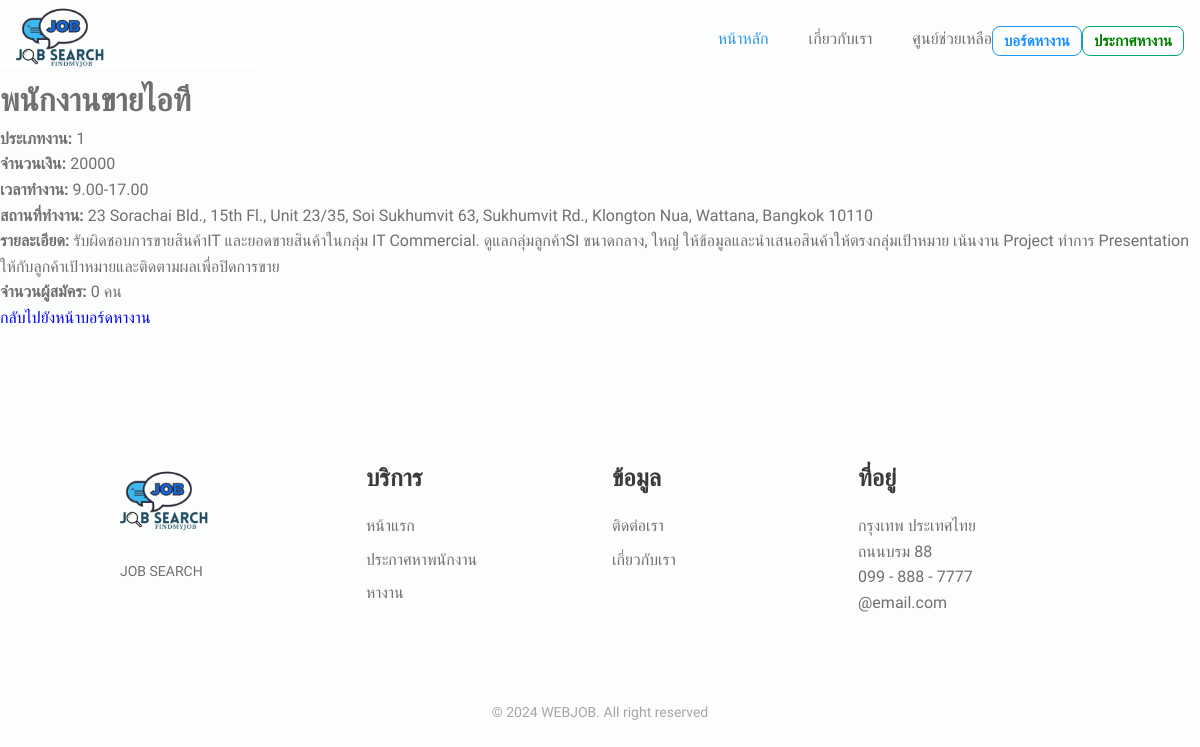
/job_applications.php?job_id=1, run on the app's committed database.
### tables this page shows
CREATE TABLE `job_ad` (
  `job_ad_id` int(11) NOT NULL,
  `company_name` varchar(255) NOT NULL,
  `job_name` varchar(255) NOT NULL,
  `qualification` int(11) NOT NULL,
  `course` int(11) NOT NULL,
  `sex` int(11) NOT NULL,
  `age_min` int(11) NOT NULL,
  `age_max` int(11) NOT NULL,
  `experience_min` int(11) NOT NULL,
  `job_type` int(11) NOT NULL,
  `job_workers` int(11) NOT NULL,
  `got_workers` int(11) NOT NULL,
  `verify_company` text NOT NULL,
  `job_salary` int(11) NOT NULL,
  `job_time` text NOT NULL,
  `job_welfare` text NOT NULL,
  `job_detail` text NOT NULL,
  `job_location` text NOT NULL,
  `job_province` text NOT NULL,
  `job_district` text NOT NULL,
  `job_logo` text NOT NULL,
  `job_create_at` text NOT NULL,
  `job_expire_at` text NOT NULL,
  `job_category` text NOT NULL,
  `job_status` text NOT NULL,
  `job_mail` varchar(255) NOT NULL,
  `account_id` int(11) NOT NULL
);

### job_applications.php (the view, shortened to what this page needs)
<?php
require('connectdb.php');
if (isset($_GET['job_id'])) {
    $job_id = $_GET['job_id'];
    try {
        $conn = new PDO("mysql:host=$servername;dbname=$dbname;charset=utf8", $username, $password);
        $conn->setAttribute(PDO::ATTR_ERRMODE, PDO::ERRMODE_EXCEPTION);
        $stmt = $conn->prepare("SELECT * FROM job_ad WHERE job_ad_id = :job_id");
        $stmt->bindParam(':job_id', $job_id, PDO::PARAM_INT);
        $stmt->execute();
        $job = $stmt->fetch(PDO::FETCH_ASSOC);
        $stmtCount = $conn->prepare("SELECT COUNT(*) AS application_count FROM job_applications WHERE job_id = :job_id");
        $stmtCount->bindParam(':job_id', $job_id, PDO::PARAM_INT);
        $stmtCount->execute();
        $applicationCount = $stmtCount->fetch(PDO::FETCH_ASSOC)['application_count'];
    } catch (PDOException $e) {
        echo "Error: " . $e->getMessage();
    }
} else {
    echo "ไม่มีการระบุงานที่ต้องการดูรายละเอียด";
    exit;
}
?>
<!DOCTYPE html>
<html lang="en">
<head>
    <link rel="stylesheet" href="assets/css/styles (1).css">
</head>
<body>
    <header class="l-header" id="header">
        <nav class="nav bd-container">
            <img href="#" class="logo" src="assets/account_images/2.png">
            <div class="nav__menu" id="nav-menu">
                <ul class="nav__list">
                    <li class="nav__item"><a href="HOME.php" class="nav__link active-link">หน้าหลัก</a></li>
                    <li class="nav__item"><a href="about.html" class="nav__link">เกี่ยวกับเรา</a></li>
                    <li class="nav__item"><a href="Contact_us.html" class="nav__link">ศูนย์ช่วยเหลือ</a></li>
                    <a href="job_search.php"><button type="button" class="btn info"><b>บอร์ดหางาน</b></button></a>
                    <a href="Logbef_postjob.php"><button type="button" class="btn success"><b>ประกาศหางาน</b></button></a>
                </ul>
            </div>
        </nav>
    </header>
    <div class="job-detail-container">
        <div class="job-detail">
            <div class="job-info">
                <h1 class="job-title"><?php echo htmlspecialchars($job['job_name']); ?></h1>
                <p><strong>ประเภทงาน:</strong> <?php echo htmlspecialchars($job['job_type']); ?></p>
                <p><strong>จำนวนเงิน:</strong> <?php echo isset($job['job_salary']) ? htmlspecialchars($job['job_salary']) : 'ไม่ระบุ'; ?></p>
                <p><strong>เวลาทำงาน:</strong> <?php echo isset($job['job_time']) ? htmlspecialchars($job['job_time']) : 'ไม่ระบุ'; ?></p>
                <p><strong>สถานที่ทำงาน:</strong> <?php echo isset($job['job_location']) ? htmlspecialchars($job['job_location']) : 'ไม่ระบุ'; ?></p>
                <p><strong>รายละเอียด:</strong> <?php echo htmlspecialchars($job['job_detail']); ?></p>
                <p><strong>จำนวนผู้สมัคร:</strong> <?php echo $applicationCount; ?> คน</p>
            </div>
        </div>
        <a href="job_search.php" class="back-link">กลับไปยังหน้าบอร์ดหางาน</a>
    </div>
    <footer class="footer section bd-container">
        <div class="footer__container bd-grid">
            <div class="footer__content">
                <img href="#" class="logo" src="assets/account_images/2.png">
                <span class="footer__description">JOB SEARCH</span>
                <div>
                </div>
            </div>
            <div class="footer__content">
                <h3 class="footer__title">บริการ</h3>
                <ul>
                    <li><a href="HOME.php" class="footer__link">หน้าแรก</a></li>
                    <li><a href="Logbef_postjob.php" class="footer__link">ประกาศหาพนักงาน</a></li>
                    <li><a href="job_search.php" class="footer__link">หางาน</a></li>
                </ul>
            </div>
            <div class="footer__content">
                <h3 class="footer__title">ข้อมูล</h3>
                <ul>
                    <li><a href="Contact_us.html" class="footer__link">ติดต่อเรา</a></li>
                    <li><a href="about.html" class="footer__link">เกี่ยวกับเรา</a></li>
                </ul>
            </div>
            <div class="footer__content">
                <h3 class="footer__title">ที่อยู่</h3>
                <ul>
                    <li>กรุงเทพ ประเทศไทย</li>
                    <li>ถนนบรม 88</li>
                    <li>099 - 888 - 7777</li>
                    <li>@email.com</li>
                </ul>
            </div>
        </div>
        <p class="footer__copy">&#169; 2024 WEBJOB. All right reserved</p>
    </footer>
</body>
</html>

### assets/css/styles (1).css (style rules this page uses)
:root { --header-height: 3rem; --first-color: #2a95ec; --first-color-alt: #048654; --title-color: #393939; --text-color: #707070; --text-color-light: #A6A6A6; --body-color: #FBFEFD; --container-color: #FFFFFF; --body-font: 'Prompt', sans-serif; --biggest-font-size: 2.25rem; --h1-font-size: 1.5rem; --h2-font-size: 1.25rem; --h3-font-size: 1rem; --normal-font-size: .938rem; --small-font-size: .813rem; --smaller-font-size: .75rem; --font-medium: 500; --font-semi-bold: 600; --mb-1: .5rem; --mb-2: 1rem; --mb-3: 1.5rem; --mb-4: 2rem; --mb-5: 2.5rem; --mb-6: 3rem; --z-tooltip: 10; --z-fixed: 100; }
@media screen and (min-width: 768px) { :root { --biggest-font-size: 4rem; --h1-font-size: 2.25rem; --h2-font-size: 1.5rem; --h3-font-size: 1.25rem; --normal-font-size: 1rem; --small-font-size: .875rem; --smaller-font-size: .813rem; } }
*,::before,::after { box-sizing: border-box; }
html { scroll-behavior: smooth; }
body { margin: var(--header-height) 0 0 0; font-family: var(--body-font); font-size: var(--normal-font-size); background-color: var(--body-color); color: var(--text-color); line-height: 1.6; }
h1,h2,h3,p,ul { margin: 0; }
ul { padding: 0; list-style: none; }
a { text-decoration: none; }
img { max-width: 100%; height: auto; }
.section { padding: 4rem 0 2rem; }
.bd-container { max-width: 960px; width: calc(100% - 2rem); margin-left: var(--mb-2); margin-right: var(--mb-2); }
.bd-grid { display: grid; gap: 1.5rem; }
.l-header { width: 100%; position: fixed; top: 0; left: 0; z-index: var(--z-fixed); background-color: var(--body-color); height: 8%; }
.nav { max-width: 1920px; height: var(--header-height); display: flex; justify-content: space-between; align-items: center; margin:5px; }
.nav__item { margin-bottom: var(--mb-2); }
.nav__link, .logo, .nav__toggle { color: var(--text-color); font-weight: var(--font-medium); width: 90px; height: 90px; }
.nav__link { transition: .3s; }
.active-link { color: var(--first-color); }
.footer__container { grid-template-columns: repeat(auto-fit, minmax(220px, 1fr)); row-gap: 2rem; }
.footer__description { display: block; font-size: var(--small-font-size); margin: .25rem 0 var(--mb-3); }
.footer__title { font-size: var(--h2-font-size); color: var(--title-color); margin-bottom: var(--mb-2); }
.footer__link { display: inline-block; color: var(--text-color); margin-bottom: var(--mb-1); }
.footer__copy { text-align: center; font-size: var(--small-font-size); color: var(--text-color-light); margin-top: 3.5rem; }
@media screen and (min-width: 768px) { body { margin: 0; } }
@media screen and (min-width: 768px) { .section { padding-top: 8rem; } }
@media screen and (min-width: 768px) { .nav { height: calc(var(--header-height) + 1.5rem); } }
@media screen and (min-width: 768px) { .nav__list { display: flex; } }
@media screen and (min-width: 768px) { .nav__item { margin-left: var(--mb-5); margin-bottom: 0; } }
@media screen and (min-width: 960px) { .bd-container { margin-left: auto; margin-right: auto; } }
.btn { border: 1px solid black; background-color: white; color: black; padding: 5px 11px; font-size: 15px; cursor: pointer; border-radius: 8px; transition: .3s; font-family: "Prompt", sans-serif; }
.success { border-color: #04AA6D; color: green; }
.info { border-color: #2196F3; color: dodgerblue }

### data on the page
job_ad: job_name "พนักงานขายไอที", job_type "1", job_salary "20000", job_time "9.00-17.00", job_location "23 Sorachai Bld., 15th Fl., Unit 23/35, Soi Sukhumvit 63, Sukhumvit Rd., Klongton Nua, Wattana, Bangkok 10110", job_detail "รับผิดชอบการขายสินค้าIT และยอดขายสินค้าในกลุ่ม IT Commercial. ดูแลกลุ่มลูกค้าSI ขนาดกลาง, ใหญ่ ให้ข้อมูลและนำเสนอสินค้าให้ตรงกลุ่มเป้าหมาย เน้นงาน Project ทำการ Presentation ให้กับลูกค้าเป้าหมายและติดตามผลเพื่อปิดการขาย"

### other printed values
$applicationCount "0"
